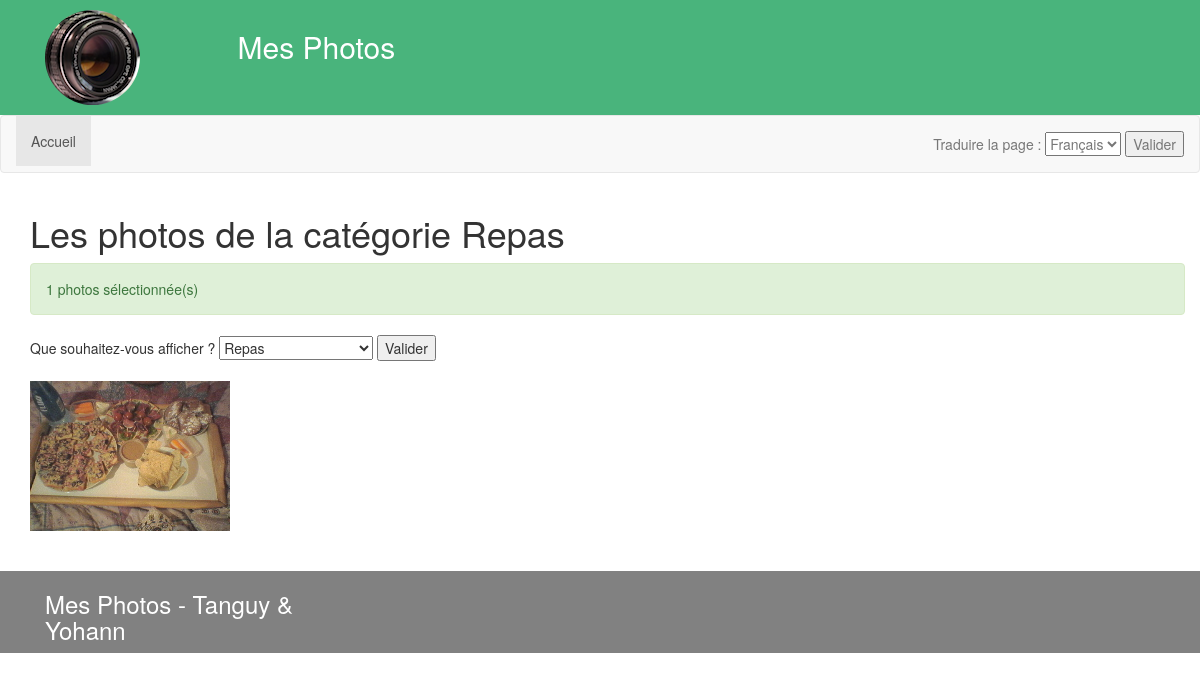
Page /index.php?categorie=2 on the committed database.
### tables this page shows
CREATE TABLE IF NOT EXISTS `Categorie` (
  `catId` int(11) NOT NULL,
  `nomCat` varchar(250) NOT NULL
);

CREATE TABLE IF NOT EXISTS `Photo` (
  `photoId` int(11) NOT NULL,
  `nomFich` varchar(250) NOT NULL,
  `description` varchar(250) NOT NULL,
  `catId` int(11) NOT NULL
);

### controllers/c_accueil.php (called while the page is built, shortened)
<?php
    require_once(PATH_MODELS.'CategorieDAO.php');
    require_once(PATH_MODELS.'PhotoDAO.php');
    $cat = new CategorieDAO(null);
    $pho = new PhotoDAO(null);
    $tabCat = $cat->getAllCat();
    if(isset($_GET['categorie']) && $_GET['categorie'] != TOUTES_CATEGORIES)
    {
        $intCat = (Int)htmlspecialchars($_GET['categorie']);
        $tabPhoto = $pho->getPhotoFromCat($intCat);
    } else {
        $tabPhoto = $pho->getAllPhoto();
    }
    require(PATH_VIEWS.'accueil.php');

### index.php (called while the page is built, shortened)
<?php
if(isset($_GET['page']))
{
  $page = htmlspecialchars($_GET['page']);
  if(!is_file(PATH_CONTROLLERS.$_GET['page'].".php"))
  {
    $page = '404';
  }
}
else
	$page='accueil';
require_once(PATH_CONTROLLERS.$page.'.php');
?>

### models/CategorieDAO.php (called while the page is built, shortened)
<?php
require_once(PATH_MODELS."DAO.php");
require_once(PATH_ENTITY . "Categorie.php");
class CategorieDAO extends DAO
{
    private function _tableauCat($res)
    {
      foreach($res as $cat)
      {
          $tabCat[]=new Categorie($cat['catId'],$cat['nomCat']);
      }
      return $tabCat;
    }
  public function getAllCat()
  {
    $sql="select * from Categorie";
    $res=$this->queryAll($sql);
    return self::_tableauCat($res);
  }
  public function getNameFromCatId($_catId)
  {
    $sql="select nomCat from Categorie where catId = :catId";
    $res=$this->queryRow($sql,array('catId'=>$_catId));
    return $res[0];
  }
}

### models/Connexion.php (called while the page is built, shortened)
<?php
class Connexion
{
  private $_bdd = null;
  private static $_instance = null;
  private function __construct ()
  {
	$this->_bdd = new PDO('mysql:host='.BD_HOST.'; dbname='.BD_DBNAME.'; charset=utf8', BD_USER, BD_PWD);
	$this->_bdd->setAttribute(PDO::ATTR_ERRMODE, PDO::ERRMODE_EXCEPTION);
  }
  public static function getInstance()
  {
    if(is_null(self::$_instance))
      self::$_instance = new Connexion();
    return self::$_instance;
  }
  public function getBdd()
  {
    return $this->_bdd;
  }
}

### models/DAO.php (called while the page is built, shortened)
<?php
require_once(PATH_MODELS.'Connexion.php');
abstract class DAO
{
  private $_debug;
  public function __construct($debug)
  {
    $this->_debug = $debug;
  }
 private function _requete($sql, $args = null)
  {
    if ($args == null)
    {
	$pdos = Connexion::getInstance()->getBdd()->query($sql);
    }
    else
    {
	$pdos = Connexion::getInstance()->getBdd()->prepare($sql);
	$pdos->execute($args);
    }
    return $pdos;
  }
  public function queryRow($sql, $args = null)
  {
	try
	{
		$pdos = $this->_requete($sql, $args);
		$res = $pdos->fetch();
	}
	catch(PDOException $e)
	{
	  if($this->_debug)
            die($e->getMessage());
          $this->_erreur = 'query';
	  $res = false;
	}
    return $res;
  }
  public function queryAll($sql, $args = null)
  {
 	try
	{
		$pdos = $this->_requete($sql, $args);
		$res = $pdos->fetchAll();
	}
	catch(PDOException $e)
	{
	  if($this->_debug)
            die($e->getMessage());
          $this->_erreur = 'query';
	  $res = false;
	}
    return $res;
  }
}

### models/PhotoDAO.php (called while the page is built, shortened)
<?php
require_once(PATH_MODELS."DAO.php");
require_once(PATH_ENTITY . "Photo.php");
class PhotoDAO extends DAO
{
  public function getPhotoFromCat($_catId)
  {
    $sql="select * from Photo where catId=:catId";
    $res=$this->queryAll($sql,array('catId'=>$_catId));
    return self::tableauPhoto($res);
  }
  private function tableauPhoto($res)
  {
    foreach($res as $photo)
    {
        $tabPhoto[]=new Photo($photo['photoId'],$photo['nomFich'],$photo['description'],$photo['catId']);
    }
    return $tabPhoto;
  }
}

### entities/Categorie.php (called while the page is built, shortened)
<?php
class Categorie
{
  private $_catId = null;
  private $_nomCat = null;
  public function __construct ($_catId, $_nomCat)
  {
    $this->_catId = $_catId;
    $this->_nomCat = $_nomCat;
  }
  public function getCatId()
  {
    return $this->_catId;
  }
  public function getNomCat()
  {
    return $this->_nomCat;
  }
}

### entities/Photo.php (called while the page is built, shortened)
<?php
class Photo
{
  private $_photoId = null;
  private $_nomFich = null;
  private $_description = null;
  public function __construct ($_photoId, $_nomFich, $_description, $_catId)
  {
    $this->_photoId = $_photoId;
    $this->_nomFich = $_nomFich;
    $this->_description = $_description;
  }
  public function getPhotoId()
  {
    return $this->_photoId;
  }
  public function getNomFich()
  {
    return $this->_nomFich;
  }
  public function getDescription()
  {
    return $this->_description;
  }
}

### views/v_accueil.php (the view, shortened to what this page needs)
<?php
    if(isset($_GET['categorie']) && $_GET['categorie'] != "Toutes les catégories")
    {
        echo '<h1>' .  TITRE_PAGE_CATEGORIE . $cat->getNameFromCatId($_GET['categorie']). '</h1>';
    }
    else {
        echo '<h1>' . TITRE_PAGE_ACCUEIL_TOUS . '</h1>';
    }
?>
<?php
    if(!isset($alert['messageAlert'])) {
        echo "<div class='alert alert-success' role='alert'>" . count($tabPhoto) . " " . PHOTO_SELECTIONNEES . "</div>";
?>
<div>
    <FORM action='' method='get'>
    <?= PHOTO_AFFICHAGE ?>
    <SELECT name='categorie' size='1'>
<?php
    foreach($tabCat as $cate)
    {
        ?>
        <OPTION VALUE ="<?=$cate->getCatId()?>" <?=(isset($intCat) && $intCat == $cate->getCatId()) ? 'selected' : '' ?>> <?=$cate->getNomCat()?> </OPTION>
        <?php
    }
?>
</SELECT>
    <INPUT TYPE='submit' VALUE="<?= VALIDER ?>" />
    </FORM>
</div>
<?php
    foreach($tabPhoto as $img)
    {
        ?>
       <a href='index.php?page=photo&id=<?=$img->getPhotoId()?> ' title=" <?= $img->getDescription() ?>">
       <img src='<?= PATH_IMAGES.$img->getNomFich() ?>' alt="<?= $img->getDescription()?>"/>
       </a>
    <?php
    }
}
?>

### assets/css/css.css (style rules this page uses)
a, a:hover { color: #49B47C; }

### rows in the picture
categorie: nomCat "Repas"
photo: nomFich (picture)

### other values in the picture
TITRE "Mes Photos"
MENU_ACCUEIL "Accueil"
CHOIX_LANGUE "Traduire la page :"
TITRE_PAGE_CATEGORIE "Les photos de la catégorie"
count($tabPhoto) "1"
PHOTO_SELECTIONNEES "photos sélectionnée(s)"
PHOTO_AFFICHAGE "Que souhaitez-vous afficher ?"
AUTEUR "Tanguy & Yohann"
form field langue "Français"
form field categorie "Repas"
